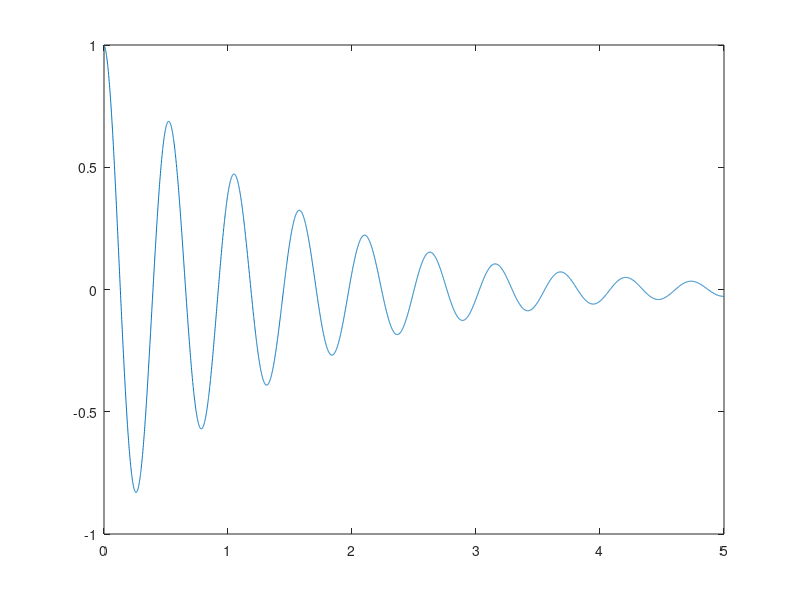

Source code (MATLAB):
%Analitical solution
dt = 0.001; %Try different values
m = 70;
k = 10000;
gama = 100;
tf=5;

x = 0:dt:tf;
y = exp(-(gama/(2*m))*x).*cos(sqrt(k/m - gama^2/(4*m^2))*x);
plot(x,y)
%%%